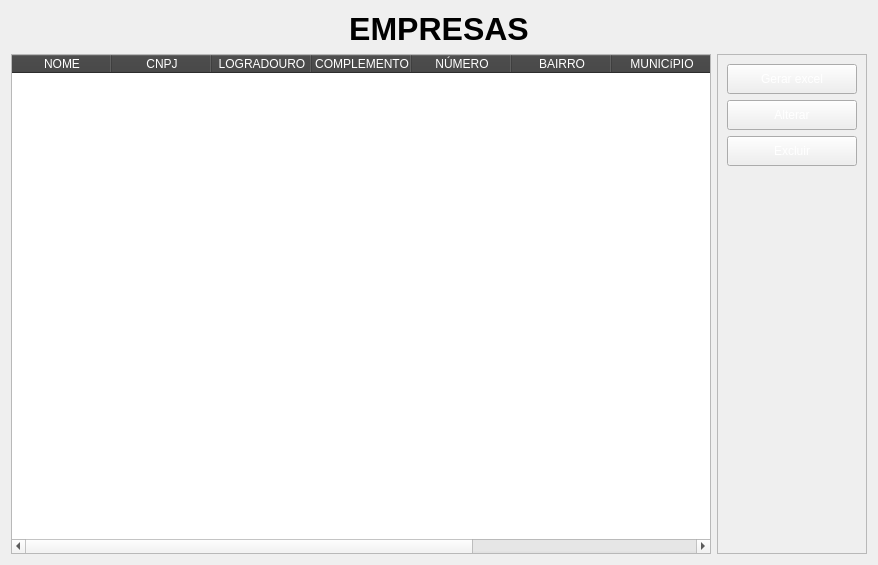
                <widget class="QWidget" name="tab_empresas">
                 <attribute name="title">
                  <string>Empresas</string>
                 </attribute>
                 <layout class="QVBoxLayout" name="verticalLayout_8">
                  <item>
                   <widget class="QLabel" name="label_title_page_empresas">
                    <property name="text">
                     <string>&lt;html&gt;&lt;head/&gt;&lt;body&gt;&lt;p align=&quot;center&quot;&gt;&lt;span style=&quot; font-size:24pt; font-weight:600;&quot;&gt;EMPRESAS&lt;/span&gt;&lt;/p&gt;&lt;/body&gt;&lt;/html&gt;</string>
                    </property>
                   </widget>
                  </item>
                  <item>
                   <layout class="QHBoxLayout" name="horizontalLayout_7">
                    <item>
                     <widget class="QTableWidget" name="tableWidget">
                      <property name="minimumSize">
                       <size>
                        <width>700</width>
                        <height>500</height>
                       </size>
                      </property>
                      <property name="maximumSize">
                       <size>
                        <width>16777215</width>
                        <height>16777215</height>
                       </size>
                      </property>
                      <property name="baseSize">
                       <size>
                        <width>0</width>
                        <height>0</height>
                       </size>
                      </property>
                      <property name="styleSheet">
                       <string notr="true">QHeaderView::section{
	background-color: rgb(63,63,63);
	color: rgb(255,255,255)
}

QTableWidget{
	
}</string>
                      </property>
                      <column>
                       <property name="text">
                        <string>NOME</string>
                       </property>
                      </column>
                      <column>
                       <property name="text">
                        <string>CNPJ</string>
                       </property>
                      </column>
                      <column>
                       <property name="text">
                        <string>LOGRADOURO</string>
                       </property>
                      </column>
                      <column>
                       <property name="text">
                        <string>COMPLEMENTO</string>
                       </property>
                      </column>
                      <column>
                       <property name="text">
                        <string>NÚMERO</string>
                       </property>
                      </column>
                      <column>
                       <property name="text">
                        <string>BAIRRO</string>
                       </property>
                      </column>
                      <column>
                       <property name="text">
                        <string>MUNICíPIO</string>
                       </property>
                      </column>
                      <column>
                       <property name="text">
                        <string>TELEFONE</string>
                       </property>
                      </column>
                      <column>
                       <property name="text">
                        <string>EMAIL</string>
                       </property>
                      </column>
                     </widget>
                    </item>
                    <item>
                     <widget class="QFrame" name="frame">
                      <property name="minimumSize">
                       <size>
                        <width>150</width>
                        <height>500</height>
                       </size>
                      </property>
                      <property name="frameShape">
                       <enum>QFrame::StyledPanel</enum>
                      </property>
                      <property name="frameShadow">
                       <enum>QFrame::Raised</enum>
                      </property>
                      <layout class="QVBoxLayout" name="verticalLayout_7">
                       <item>
                        <widget class="QPushButton" name="button_excel">
                         <property name="minimumSize">
                          <size>
                           <width>0</width>
                           <height>30</height>
                          </size>
                         </property>
                         <property name="cursor">
                          <cursorShape>PointingHandCursor</cursorShape>
                         </property>
                         <property name="styleSheet">
                          <string notr="true">QPushButton:hover{
	border-radius: 5px;
	background-color: rgb(62, 62, 62);
}

QPushButton{
	color: rgb(255, 255, 255)
}
</string>
                         </property>
                         <property name="text">
                          <string>Gerar excel</string>
                         </property>
                        </widget>
                       </item>
                       <item>
                        <widget class="QPushButton" name="button_alterar">
                         <property name="minimumSize">
                          <size>
                           <width>0</width>
                           <height>30</height>
                          </size>
                         </property>
                         <property name="cursor">
                          <cursorShape>PointingHandCursor</cursorShape>
                         </property>
                         <property name="styleSheet">
                          <string notr="true">QPushButton:hover{
	border-radius: 5px;
	background-color: rgb(62, 62, 62);
}

QPushButton{
	color: rgb(255, 255, 255)
}
</string>
                         </property>
                         <property name="text">
                          <string>Alterar</string>
                         </property>
                        </widget>
                       </item>
                       <item>
                        <widget class="QPushButton" name="button_excluir">
                         <property name="minimumSize">
                          <size>
                           <width>0</width>
                           <height>30</height>
                          </size>
                         </property>
                         <property name="cursor">
                          <cursorShape>PointingHandCursor</cursorShape>
                         </property>
                         <property name="styleSheet">
                          <string notr="true">QPushButton:hover{
	border-radius: 5px;
	background-color: rgb(62, 62, 62);
}

QPushButton{
	color: rgb(255, 255, 255)
}
</string>
                         </property>
                         <property name="text">
                          <string>Excluir</string>
                         </property>
                        </widget>
                       </item>
                       <item>
                        <spacer name="verticalSpacer">
                         <property name="orientation">
                          <enum>Qt::Vertical</enum>
                         </property>
                         <property name="sizeHint" stdset="0">
                          <size>
                           <width>20</width>
                           <height>40</height>
                          </size>
                         </property>
                        </spacer>
                       </item>
                      </layout>
                     </widget>
                    </item>
                   </layout>
                  </item>
                 </layout>
                </widget>
